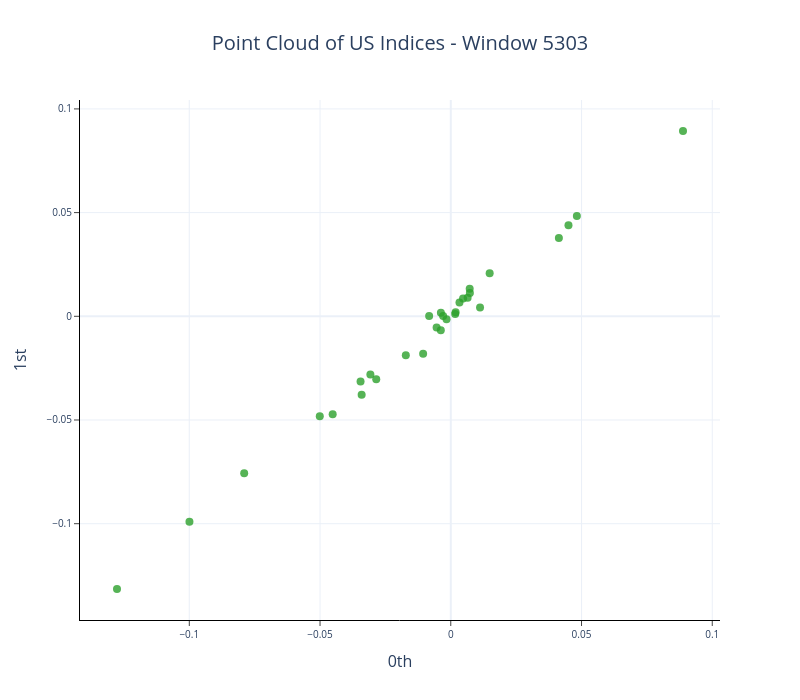

Notebook code for this chart:
### Code cell
cloud = us_cloud_30[5303]
fig = plot_point_cloud(cloud, 2)

fig.update_layout(
    width=800, 
    height=700,
    title=dict(text="Point Cloud of US Indices - Window 5303", x=0.5,
            xanchor="center")
)
fig.update_traces(marker=dict(color="#2ca02c", size=8)) 

fig.show()
fig.write_image("Figures/us_cloud_5303.png", scale=3)

### Figure 1 — Plotly figure (JSON) as saved in the notebook; plotly's stock layout.template omitted (floating-point values rounded to 4 significant figures)
{"data": [{"marker": {"color": "#2ca02c", "colorscale": [[0, "#440154"], [0.1111, "#482878"], [0.2222, "#3e4989"], [0.3333, "#31688e"], [0.4444, "#26828e"], [0.5556, "#1f9e89"], [0.6667, "#35b779"], [0.7778, "#6ece58"], [0.8889, "#b5de2b"], [1, "#fde725"]], "opacity": 0.8, "size": 8}, "mode": "markers", "type": "scatter", "x": [0.007228, 0.01487, 0.01119, 0.00332, -0.005415, 0.0073, 0.001687, 0.006442, -0.001632, 0.001842, -0.002924, 0.004695, -0.003823, -0.01057, -0.03409, -0.03075, -0.003786, -0.04517, -0.008272, 0.04501, -0.02851, 0.04134, -0.03451, -0.0172, -0.07901, 0.04822, -0.0501, -0.09994, 0.08881, -0.1277], "y": [0.01329, 0.02076, 0.004291, 0.006653, -0.005409, 0.01127, 0.001095, 0.008987, -0.001439, 0.001976, 0.0001604, 0.008638, -0.006767, -0.01805, -0.03781, -0.02812, 0.001691, -0.04723, 0.0001038, 0.04394, -0.0304, 0.03774, -0.03148, -0.01883, -0.07567, 0.04832, -0.04814, -0.0991, 0.08935, -0.1315]}], "layout": {"height": 700, "plot_bgcolor": "white", "title": {"text": "Point Cloud of US Indices - Window 5303", "x": 0.5, "xanchor": "center"}, "width": 800, "xaxis": {"anchor": "x", "exponentformat": "e", "linecolor": "black", "linewidth": 1, "mirror": false, "showexponent": "all", "showline": true, "side": "bottom", "ticks": "outside", "title": {"text": "0th"}, "type": "linear", "zeroline": true}, "yaxis": {"anchor": "y", "exponentformat": "e", "linecolor": "black", "linewidth": 1, "mirror": false, "showexponent": "all", "showline": true, "side": "left", "ticks": "outside", "title": {"text": "1st"}, "type": "linear", "zeroline": true}}}
